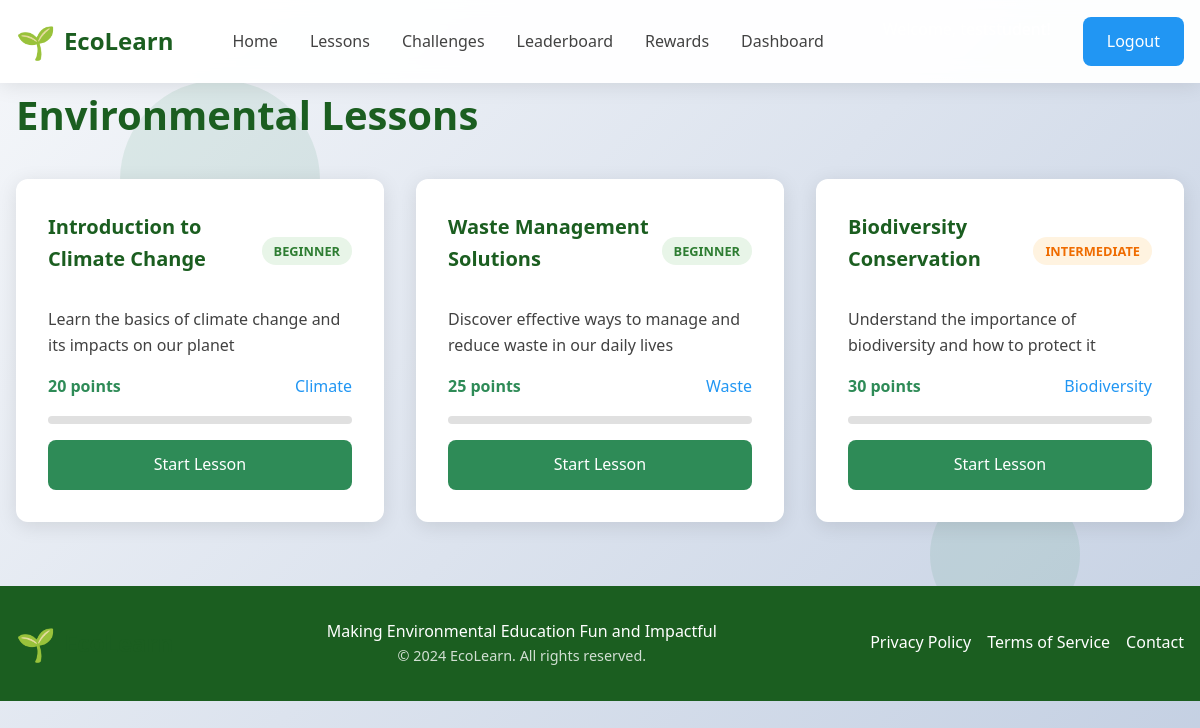
The app's page /lessons (signed in) with its own data.
### app.py (models this page shows)
class Lesson(db.Model):
    id = db.Column(db.Integer, primary_key=True)
    title = db.Column(db.String(200), nullable=False)
    description = db.Column(db.Text)
    content = db.Column(db.Text)
    category = db.Column(db.String(50))  # climate, waste, biodiversity, etc.
    difficulty = db.Column(db.String(20))  # beginner, intermediate, advanced
    points_reward = db.Column(db.Integer, default=10)
    quizzes = db.relationship('Quiz', backref='lesson', lazy=True)

### app.py (the view)
@app.route('/lessons')
def lessons():
    if 'user_id' not in session:
        flash('Please login to access lessons.', 'warning')
        return redirect(url_for('login'))
    lessons = Lesson.query.all()
    user_progress = {}
    if 'user_id' in session:
        progress = UserProgress.query.filter_by(user_id=session['user_id']).all()
        user_progress = {p.lesson_id: p.completed for p in progress}
    return render_template('lessons.html', lessons=lessons, user_progress=user_progress)

### templates/lessons.html (shortened to what this page needs)
{% extends "base.html" %}
{% block content %}
<div class="container">
    <h1 style="margin-bottom: 2rem; color: var(--dark-green);">Environmental Lessons</h1>
    <div class="lessons-grid">
        {% for lesson in lessons %}
        <div class="lesson-card hover-lift" data-animate="fade-in">
            <div class="lesson-header">
                <h3 class="lesson-title">{{ lesson.title }}</h3>
                <span class="difficulty {{ lesson.difficulty }}">{{ lesson.difficulty|title }}</span>
            </div>
            <p class="lesson-description">{{ lesson.description }}</p>
            <div class="lesson-meta" style="display: flex; justify-content: space-between; margin: 1rem 0;">
                <span style="color: var(--primary-green); font-weight: bold;">{{ lesson.points_reward }} points</span>
                <span style="color: var(--earth-blue);">{{ lesson.category|title }}</span>
            </div>
            {% if user_progress.get(lesson.id) %}
            <div class="progress-bar">
                <div class="progress-fill" data-progress="100" style="width: 100%;"></div>
            </div>
            <div style="text-align: center;">
                <span style="color: var(--primary-green); font-weight: bold;">✓ Completed</span>
            </div>
            {% else %}
            <div class="progress-bar">
            </div>
            {% endif %}
            <div style="text-align: center; margin-top: 1rem;">
                {% if user_progress.get(lesson.id) %}
                <a href="{{ url_for('quiz', lesson_id=lesson.id) }}" class="btn btn-secondary" style="width: 100%;">Retake Quiz</a>
                {% else %}
                <a href="{{ url_for('lesson_detail', lesson_id=lesson.id) }}" class="btn btn-primary" style="width: 100%;">Start Lesson</a>
                {% endif %}
            </div>
        </div>
        {% endfor %}
    </div>
</div>
{% endblock %}

### static/css/style.css (style rules this page uses)
:root { --primary-green: #2E8B57; --dark-green: #1B5E20; --light-green: #4CAF50; --earth-blue: #2196F3; --soil-brown: #8D6E63; --light-gray: #F5F5F5; --medium-gray: #E0E0E0; --dark-gray: #424242; --success: #4CAF50; --warning: #FF9800; --error: #F44336; --info: #2196F3; }
* { margin: 0; padding: 0; box-sizing: border-box; }
body { font-family: 'Segoe UI', Tahoma, Geneva, Verdana, sans-serif; line-height: 1.6; color: var(--dark-gray); background: linear-gradient(135deg, #f5f7fa 0%, #c3cfe2 100%); min-height: 100vh; }
.container { max-width: 1200px; margin: 0 auto; padding: 0 1rem; }
h1, h2, h3, h4, h5, h6 { margin-bottom: 1rem; font-weight: 600; }
h1 { font-size: 2.5rem; }
h3 { font-size: 1.5rem; }
.btn { display: inline-block; padding: 0.75rem 1.5rem; border: none; border-radius: 8px; text-decoration: none; font-weight: 500; cursor: pointer; transition: all 0.3s ease; text-align: center; }
.btn-primary { background: var(--primary-green); color: white; }
.hover-lift { transition: transform 0.3s ease, box-shadow 0.3s ease; }
.progress-bar { width: 100%; height: 8px; background: var(--medium-gray); border-radius: 4px; overflow: hidden; }
.lessons-grid { display: grid; grid-template-columns: repeat(auto-fit, minmax(350px, 1fr)); gap: 2rem; }
.lesson-card { background: white; padding: 2rem; border-radius: 12px; box-shadow: 0 4px 20px rgba(0, 0, 0, 0.1); transition: transform 0.3s ease, box-shadow 0.3s ease; }
.lesson-header { display: flex; justify-content: space-between; align-items: center; margin-bottom: 1rem; }
.lesson-title { font-size: 1.25rem; color: var(--dark-green); }
.difficulty { padding: 0.25rem 0.75rem; border-radius: 20px; font-size: 0.8rem; font-weight: bold; text-transform: uppercase; }
.difficulty.beginner { background: #E8F5E8; color: #2E7D32; }
.difficulty.intermediate { background: #FFF3E0; color: #EF6C00; }
[data-animate="fade-in"] { animation: fade-in 0.8s ease-out; }

### static/css/animations.css (style rules this page uses)
[data-animate="fade-in"] { animation: fade-in 0.8s ease-out; }

### records on screen
Lesson: title "Introduction to Climate Change", difficulty "BEGINNER", description "Learn the basics of climate change and its impacts on our planet", points_reward "20", category "Climate"
Lesson: title "Waste Management Solutions", difficulty "BEGINNER", description "Discover effective ways to manage and reduce waste in our daily lives", points_reward "25", category "Waste"
Lesson: title "Biodiversity Conservation", difficulty "INTERMEDIATE", description "Understand the importance of biodiversity and how to protect it", points_reward "30", category "Biodiversity"
